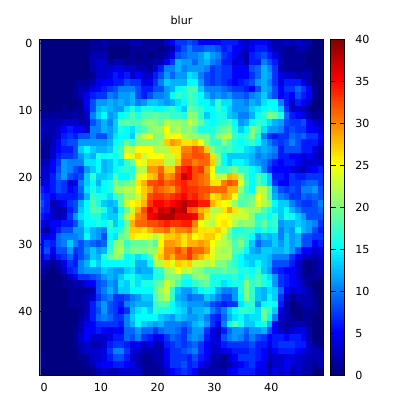

Source code (gnuplot):
#blur.gnuplot
#
#  Usage:
#  gnuplot < blur.gnuplot
#
#
# Terminal output specs
set terminal pdf size 4,4
set output "plots/blur.pdf"
#
load "plots/pals/jet.pal"
#
# Axes and title
set title sprintf("blur")
set xrange [-0.5:  49.5]
set yrange [  49.5:-0.5] reverse
#
# Plot data to file
plot "plots/blur.dat" matrix with image notitle
